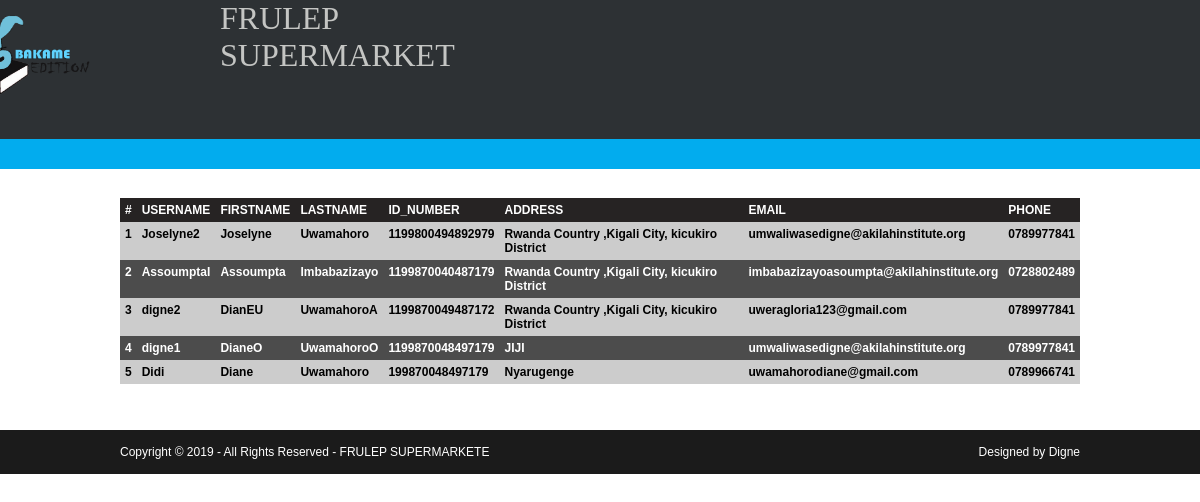
Page /shoppingcart.php on the committed database.
### tables this page shows
CREATE TABLE `customer` (
  `user_id` int(100) NOT NULL,
  `username` varchar(100) NOT NULL,
  `password` varchar(100) NOT NULL,
  `firstname` varchar(100) NOT NULL,
  `lastname` varchar(100) NOT NULL,
  `id_number` varchar(100) NOT NULL,
  `address` varchar(100) NOT NULL,
  `email` varchar(100) NOT NULL,
  `phone` varchar(100) NOT NULL
);

### shoppingcart.php (the view, shortened to what this page needs)
<?php
    $sel=mysql_query("SELECT *FROM `customer` ORDER BY user_id DESC LIMIT 0,15 ");
    ?>
<!DOCTYPE html PUBLIC "-//W3C//DTD XHTML 1.0 Transitional//EN" "http://www.w3.org/TR/xhtml1/DTD/xhtml1-transitional.dtd">
<html xmlns="http://www.w3.org/1999/xhtml" xml:lang="EN" lang="EN" dir="ltr">
<head profile="http://gmpg.org/xfn/11">
<link rel="stylesheet" href="styles/layout.css" type="text/css" />
  <link rel="stylesheet" type="text/css" href="styles/jquery-ui-1.10.4.custom.min.css">
  <link rel="stylesheet" type="text/css" href="styles/jquery.ui.dialog.css">
</head>
<body>
<div class="wrapper col1">
  <div id="header">
    <div id="lg"><img src="images/demo/bakame.png"></div>
    <div id="logo">
      <h1><a href="#">FRULEP SUPERMARKET</a></h1>
    </div>
    <div id="topnav">
      <ul>
        <li class=""><a href="#"></a></li>
        <li><a href="#"></a></li>
        <li><a href="#"></a></li>
        <li class="last"><a href="#"></a></li>
      </ul>
    </div>
    <br class="clear" />
  </div>
</div>
<div class="wrapper col2">
</div>
<div class="wrapper col3">
  <div id="container">
    <div id='white-space'></div>
     <table summary="Summary Here" cellpadding="0" cellspacing="0">
        <thead>
          <tr>
            <th>#</th>
            <th>USERNAME</th>
            <th>FIRSTNAME</th>
            <th>LASTNAME</th>
            <th>ID_NUMBER</th>
            <th>ADDRESS</th>
            <th>EMAIL</th>
            <th>PHONE</th>
          </tr>
        </thead>
        <?php
            $i=1;
            while ($data=mysql_fetch_array($sel)) {
          ?>
        <tbody>
          <tr class="light">
            <td><?php echo $i;?></td>
            <td><?php echo $data['username'];?></td>
            <td><?php echo $data['firstname'];?></td>
            <td><?php echo $data['lastname'];?></td>
            <td><?php echo $data['id_number'];?></td>
            <td><?php echo $data['address'];?></td>
            <td><?php echo $data['email'];?></td>
            <td><?php echo $data['phone'];?></td>
          </tr>
          <?php
          $i++;
        }
          ?>
        </tbody>
      </table>
      <div id='white-space'></div>
  </div>
</div>
<div id='white-space'></div>
<br class="clear" />
<div class="wrapper col5">
  <div id="copyright">
    <p class="fl_left">Copyright &copy; 2019 - All Rights Reserved - <a href="#">FRULEP SUPERMARKETE</a></p>
    <p class="fl_right">Designed by <a href="#" title="FRULEP SUPERMARKET">Digne</a></p>
    <br class="clear" />
  </div>
</div>
</body>
</html>

### styles/layout.css (style rules this page uses)
body { margin:0; padding:0; font-size:12px; font-family:verdana, Arial, Helvetica, sans-serif; color:#333333; background-color:#FFFFFF; outline-style: none; }
img { display:block; margin:0; padding:0; border:none; }
a { outline:none; text-decoration:none; }
.fl_left { float:left; }
.fl_right { float:right; }
div.wrapper { display:block; width:100%; margin:0; text-align:left; }
div.wrapper h1, div.wrapper h2, div.wrapper h3, div.wrapper h4, div.wrapper h5, div.wrapper h6 { margin:0; padding:0; font-size:20px; font-weight:normal; line-height:normal; font-family:Georgia, "Times New Roman", Times, serif; }
.col1, .col1 a { color:#C4C5C3;background: #2D3134; }
.col2 { color:#FFFFFF; background-color:#02ACEE; padding:15px 0 }
.col3 { background-color:#FFFFFF; }
.col5, .col5 a { color:#666666; background-color:#1B1B1B; }
#header, #topbar, #topnav, #breadcrumb, #homecontent, #container, #footer, #copyright { position:relative; margin:0 auto 0; display:block; width: 960px; }
#header { padding:0 0 20px 0; }
#header #logo { float:left; width:300px; overflow:hidden; }
#header #logo h1, #header p, #header ul { margin:0; padding:0; list-style:none; line-height:normal; }
#header #logo h1 { font-size:32px; }
#copyright { padding:15px 0; }
#copyright p { margin:0; padding:0; color: #fff; }
#copyright a { color: #fff; }
.wrapper.col5 { margin-top:-40px }
#white-space { height: 2.4em; }
#lg { position:relative;float:left;width:100px;right:200px;padding:0;margin:0;bottom:0px;background-image:url('images/demo/bakame.png'); }
#lg img { width:200px;height:100px; }

### styles/navi.css (style rules this page uses)
#header #topnav { display:block; float:right; width:650px; margin:30px 0 0 0; padding:0; font-size:13px; font-family:Verdana, Arial, Helvetica, sans-serif; text-align:right; }
#header ul { margin:0; padding:0; list-style:none; }
#header li { display:inline; margin-right:35px; }
#header li a:link, #header li a:visited, #header li a:hover { margin:0; padding:0 3px 10px 3px; color:#FFFFFF; background-color:#2D3134; border-bottom:1px solid #2D3134; }
#header #topnav li.last { margin-right:0; }

### styles/tables.css (style rules this page uses)
table { width:100%; border-collapse:collapse; table-layout:auto; vertical-align:top; margin-bottom:15px; }
table thead th { color:#FFFFFF; background-color:#262323; border-collapse:collapse; table-layout:auto; vertical-align:middle; }
table tbody td { vertical-align:top; border-collapse:collapse; }
table thead th, table tbody td { padding:5px; border-collapse:collapse; }
table tbody tr.light { color:#666666; background-color:#F7F7F7; }

### rows in the picture
customer: username "Joselyne2", firstname "Joselyne", lastname "Uwamahoro", id_number "1199800494892979", address "Rwanda Country ,Kigali City, kicukiro District", email "umwaliwasedigne@akilahinstitute.org", phone "0789977841"
customer: username "AssoumptaI", firstname "Assoumpta", lastname "Imbabazizayo", id_number "1199870040487179", address "Rwanda Country ,Kigali City, kicukiro District", email "imbabazizayoasoumpta@akilahinstitute.org", phone "0728802489"
customer: username "digne2", firstname "DianEU", lastname "UwamahoroA", id_number "1199870049487172", address "Rwanda Country ,Kigali City, kicukiro District", email "uweragloria123@gmail.com", phone "0789977841"
customer: username "digne1", firstname "DianeO", lastname "UwamahoroO", id_number "1199870048497179", address "JIJI", email "umwaliwasedigne@akilahinstitute.org", phone "0789977841"
customer: username "Didi", firstname "Diane", lastname "Uwamahoro", id_number "199870048497179", address "Nyarugenge", email "uwamahorodiane@gmail.com", phone "0789966741"
